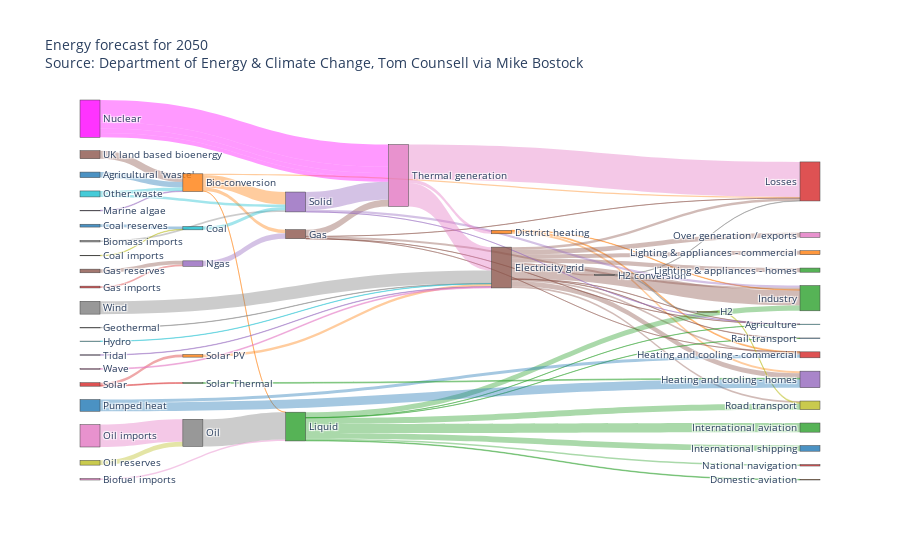

Source (notebook cell):
### Code cell
import plotly.graph_objects as go
import urllib, json

url = 'https://raw.githubusercontent.com/plotly/plotly.js/master/test/image/mocks/sankey_energy.json'
response = urllib.request.urlopen(url)
data = json.loads(response.read())

# override gray link colors with 'source' colors
opacity = 0.4
# change 'magenta' to its 'rgba' value to add opacity
data['data'][0]['node']['color'] = ['rgba(255,0,255, 0.8)' if color == "magenta" else color for color in data['data'][0]['node']['color']]
data['data'][0]['link']['color'] = [data['data'][0]['node']['color'][src].replace("0.8", str(opacity))
                                    for src in data['data'][0]['link']['source']]

fig = go.Figure(data=[go.Sankey(
#     valueformat = ".0f",
#     valuesuffix = "TWh",
    # Define nodes
    node = dict(
      pad = 15,
#       thickness = 15,
#       line = dict(color = "black", width = 0.5),
      label =  data['data'][0]['node']['label'],
      color =  data['data'][0]['node']['color']
    ),
    # Add links
    link = dict(
      source =  data['data'][0]['link']['source'],
      target =  data['data'][0]['link']['target'],
      value =  data['data'][0]['link']['value'],
      label =  data['data'][0]['link']['label'],
      color =  data['data'][0]['link']['color']
))])

fig.update_layout(title_text="Energy forecast for 2050<br>Source: Department of Energy & Climate Change, Tom Counsell via <a href='https://bost.ocks.org/mike/sankey/'>Mike Bostock</a>",
                  font_size=10)
fig.show()

### Figure 1 — Plotly figure (JSON) as saved in the notebook; plotly's stock layout.template omitted (floating-point values rounded to 4 significant figures)
{"data": [{"link": {"color": ["rgba(31, 119, 180, 0.4)", "rgba(255, 127, 14, 0.4)", "rgba(255, 127, 14, 0.4)", "rgba(255, 127, 14, 0.4)", "rgba(255, 127, 14, 0.4)", "rgba(227, 119, 194, 0.4)", "rgba(127, 127, 127, 0.4)", "rgba(188, 189, 34, 0.4)", "rgba(31, 119, 180, 0.4)", "rgba(23, 190, 207, 0.4)", "rgba(255, 127, 14, 0.4)", "rgba(255, 127, 14, 0.4)", "rgba(255, 127, 14, 0.4)", "rgba(140, 86, 75, 0.4)", "rgba(140, 86, 75, 0.4)", "rgba(140, 86, 75, 0.4)", "rgba(140, 86, 75, 0.4)", "rgba(140, 86, 75, 0.4)", "rgba(140, 86, 75, 0.4)", "rgba(140, 86, 75, 0.4)", "rgba(140, 86, 75, 0.4)", "rgba(140, 86, 75, 0.4)", "rgba(140, 86, 75, 0.4)", "rgba(140, 86, 75, 0.4)", "rgba(214, 39, 40, 0.4)", "rgba(140, 86, 75, 0.4)", "rgba(140, 86, 75, 0.4)", "rgba(140, 86, 75, 0.4)", "rgba(140, 86, 75, 0.4)", "rgba(140, 86, 75, 0.4)", "rgba(140, 86, 75, 0.4)", "rgba(127, 127, 127, 0.4)", "rgba(127, 127, 127, 0.4)", "rgba(127, 127, 127, 0.4)", "rgba(188, 189, 34, 0.4)", "rgba(23, 190, 207, 0.4)", "rgba(44, 160, 44, 0.4)", "rgba(44, 160, 44, 0.4)", "rgba(44, 160, 44, 0.4)", "rgba(44, 160, 44, 0.4)", "rgba(44, 160, 44, 0.4)", "rgba(44, 160, 44, 0.4)", "rgba(44, 160, 44, 0.4)", "rgba(44, 160, 44, 0.4)", "rgba(148, 103, 189, 0.4)", "rgba(148, 103, 189, 0.4)", "rgba(255,0,255, 0.4)", "rgba(255,0,255, 0.4)", "rgba(227, 119, 194, 0.4)", "rgba(188, 189, 34, 0.4)", "rgba(127, 127, 127, 0.4)", "rgba(23, 190, 207, 0.4)", "rgba(23, 190, 207, 0.4)", "rgba(31, 119, 180, 0.4)", "rgba(31, 119, 180, 0.4)", "rgba(255, 127, 14, 0.4)", "rgba(44, 160, 44, 0.4)", "rgba(214, 39, 40, 0.4)", "rgba(214, 39, 40, 0.4)", "rgba(148, 103, 189, 0.4)", "rgba(148, 103, 189, 0.4)", "rgba(148, 103, 189, 0.4)", "rgba(227, 119, 194, 0.4)", "rgba(227, 119, 194, 0.4)", "rgba(227, 119, 194, 0.4)", "rgba(148, 103, 189, 0.4)", "rgba(140, 86, 75, 0.4)", "rgba(227, 119, 194, 0.4)", "rgba(127, 127, 127, 0.4)", "rgba(255,0,255, 0.4)", "rgba(255,0,255, 0.4)"], "label": ["stream 1", "", "", "", "stream 1", "", "", "", "", "", "", "", "", "", "", "", "", "", "", "", "", "", "", "", "", "", "", "", "", "", "stream 1", "", "", "", "", "", "", "", "", "", "", "", "", "", "", "", "Old generation plant (made-up)", "New generation plant (made-up)", "", "", "", "", "", "", "", "", "", "", "", "", "", "", "", "", "", "", "", "", "", "", ""], "source": [0, 1, 1, 1, 1, 6, 7, 8, 10, 9, 11, 11, 11, 15, 15, 15, 15, 15, 15, 15, 15, 15, 15, 15, 23, 25, 5, 5, 5, 5, 5, 27, 17, 17, 28, 29, 2, 2, 2, 2, 2, 2, 2, 2, 34, 24, 35, 35, 36, 38, 37, 39, 39, 40, 40, 41, 42, 43, 43, 4, 4, 4, 26, 26, 26, 44, 45, 46, 47, 35, 35], "target": [1, 2, 3, 4, 5, 2, 4, 9, 9, 4, 12, 13, 14, 16, 14, 17, 12, 18, 19, 13, 3, 20, 21, 22, 24, 24, 13, 3, 26, 19, 12, 15, 28, 3, 18, 15, 12, 30, 18, 31, 32, 19, 33, 20, 1, 5, 26, 26, 37, 37, 2, 4, 1, 14, 13, 15, 14, 42, 41, 19, 26, 12, 15, 3, 11, 15, 1, 15, 15, 26, 26], "value": [124.7, 0.597, 26.86, 280.3, 81.14, 35, 35, 11.61, 63.97, 75.57, 10.64, 22.5, 46.18, 104.5, 113.7, 27.14, 342.2, 37.8, 4.412, 40.86, 56.69, 7.863, 90.01, 93.49, 40.72, 82.23, 0.129, 1.401, 151.9, 2.096, 48.58, 7.013, 20.9, 6.242, 20.9, 6.995, 121.1, 128.7, 135.8, 14.46, 206.3, 3.64, 33.22, 4.413, 14.38, 123.0, 500, 140.0, 504.3, 107.7, 612.0, 56.59, 77.81, 193.0, 70.67, 59.9, 19.26, 19.26, 59.9, 0.882, 400.1, 46.48, 525.5, 787.1, 79.33, 9.452, 182.0, 19.01, 289.4, 100, 100]}, "node": {"color": ["rgba(31, 119, 180, 0.8)", "rgba(255, 127, 14, 0.8)", "rgba(44, 160, 44, 0.8)", "rgba(214, 39, 40, 0.8)", "rgba(148, 103, 189, 0.8)", "rgba(140, 86, 75, 0.8)", "rgba(227, 119, 194, 0.8)", "rgba(127, 127, 127, 0.8)", "rgba(188, 189, 34, 0.8)", "rgba(23, 190, 207, 0.8)", "rgba(31, 119, 180, 0.8)", "rgba(255, 127, 14, 0.8)", "rgba(44, 160, 44, 0.8)", "rgba(214, 39, 40, 0.8)", "rgba(148, 103, 189, 0.8)", "rgba(140, 86, 75, 0.8)", "rgba(227, 119, 194, 0.8)", "rgba(127, 127, 127, 0.8)", "rgba(188, 189, 34, 0.8)", "rgba(23, 190, 207, 0.8)", "rgba(31, 119, 180, 0.8)", "rgba(255, 127, 14, 0.8)", "rgba(44, 160, 44, 0.8)", "rgba(214, 39, 40, 0.8)", "rgba(148, 103, 189, 0.8)", "rgba(140, 86, 75, 0.8)", "rgba(227, 119, 194, 0.8)", "rgba(127, 127, 127, 0.8)", "rgba(188, 189, 34, 0.8)", "rgba(23, 190, 207, 0.8)", "rgba(31, 119, 180, 0.8)", "rgba(255, 127, 14, 0.8)", "rgba(44, 160, 44, 0.8)", "rgba(214, 39, 40, 0.8)", "rgba(148, 103, 189, 0.8)", "rgba(255,0,255, 0.8)", "rgba(227, 119, 194, 0.8)", "rgba(127, 127, 127, 0.8)", "rgba(188, 189, 34, 0.8)", "rgba(23, 190, 207, 0.8)", "rgba(31, 119, 180, 0.8)", "rgba(255, 127, 14, 0.8)", "rgba(44, 160, 44, 0.8)", "rgba(214, 39, 40, 0.8)", "rgba(148, 103, 189, 0.8)", "rgba(140, 86, 75, 0.8)", "rgba(227, 119, 194, 0.8)", "rgba(127, 127, 127, 0.8)"], "label": ["Agricultural 'waste'", "Bio-conversion", "Liquid", "Losses", "Solid", "Gas", "Biofuel imports", "Biomass imports", "Coal imports", "Coal", "Coal reserves", "District heating", "Industry", "Heating and cooling - commercial", "Heating and cooling - homes", "Electricity grid", "Over generation / exports", "H2 conversion", "Road transport", "Agriculture", "Rail transport", "Lighting & appliances - commercial", "Lighting & appliances - homes", "Gas imports", "Ngas", "Gas reserves", "Thermal generation", "Geothermal", "H2", "Hydro", "International shipping", "Domestic aviation", "International aviation", "National navigation", "Marine algae", "Nuclear", "Oil imports", "Oil", "Oil reserves", "Other waste", "Pumped heat", "Solar PV", "Solar Thermal", "Solar", "Tidal", "UK land based bioenergy", "Wave", "Wind"], "pad": 15}, "type": "sankey"}], "layout": {"font": {"size": 10}, "title": {"text": "Energy forecast for 2050<br>Source: Department of Energy & Climate Change, Tom Counsell via <a href='https://bost.ocks.org/mike/sankey/'>Mike Bostock</a>"}}}
